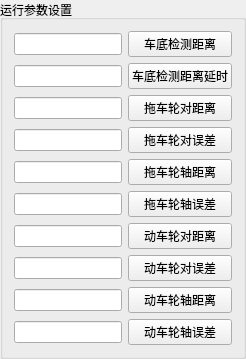
         <widget class="QGroupBox" name="groupBox_10">
          <property name="sizePolicy">
           <sizepolicy hsizetype="Preferred" vsizetype="Preferred">
            <horstretch>0</horstretch>
            <verstretch>0</verstretch>
           </sizepolicy>
          </property>
          <property name="title">
           <string>运行参数设置</string>
          </property>
          <layout class="QGridLayout" name="gridLayout_11">
           <item row="9" column="1">
            <widget class="QPushButton" name="Motor_axle_error">
             <property name="sizePolicy">
              <sizepolicy hsizetype="Preferred" vsizetype="Fixed">
               <horstretch>0</horstretch>
               <verstretch>0</verstretch>
              </sizepolicy>
             </property>
             <property name="text">
              <string>动车轮轴误差</string>
             </property>
             <property name="checkable">
              <bool>false</bool>
             </property>
            </widget>
           </item>
           <item row="5" column="1">
            <widget class="QPushButton" name="Trailer_axle_error">
             <property name="sizePolicy">
              <sizepolicy hsizetype="Preferred" vsizetype="Fixed">
               <horstretch>0</horstretch>
               <verstretch>0</verstretch>
              </sizepolicy>
             </property>
             <property name="text">
              <string>拖车轮轴误差</string>
             </property>
             <property name="checkable">
              <bool>false</bool>
             </property>
            </widget>
           </item>
           <item row="7" column="1">
            <widget class="QPushButton" name="Motor_wheel_distance_error">
             <property name="sizePolicy">
              <sizepolicy hsizetype="Preferred" vsizetype="Fixed">
               <horstretch>0</horstretch>
               <verstretch>0</verstretch>
              </sizepolicy>
             </property>
             <property name="text">
              <string>动车轮对误差</string>
             </property>
             <property name="checkable">
              <bool>false</bool>
             </property>
            </widget>
           </item>
           <item row="6" column="0">
            <widget class="QLineEdit" name="Motor_wheel_distance_2">
             <property name="sizePolicy">
              <sizepolicy hsizetype="Preferred" vsizetype="Fixed">
               <horstretch>0</horstretch>
               <verstretch>0</verstretch>
              </sizepolicy>
             </property>
            </widget>
           </item>
           <item row="1" column="0">
            <widget class="QLineEdit" name="Underbody_detection_distance_delay_2">
             <property name="sizePolicy">
              <sizepolicy hsizetype="Preferred" vsizetype="Fixed">
               <horstretch>0</horstretch>
               <verstretch>0</verstretch>
              </sizepolicy>
             </property>
            </widget>
           </item>
           <item row="8" column="0">
            <widget class="QLineEdit" name="Motor_axle_distance_2">
             <property name="sizePolicy">
              <sizepolicy hsizetype="Preferred" vsizetype="Fixed">
               <horstretch>0</horstretch>
               <verstretch>0</verstretch>
              </sizepolicy>
             </property>
            </widget>
           </item>
           <item row="1" column="1">
            <widget class="QPushButton" name="Underbody_detection_distance_delay">
             <property name="sizePolicy">
              <sizepolicy hsizetype="Preferred" vsizetype="Fixed">
               <horstretch>0</horstretch>
               <verstretch>0</verstretch>
              </sizepolicy>
             </property>
             <property name="text">
              <string>车底检测距离延时</string>
             </property>
             <property name="checkable">
              <bool>false</bool>
             </property>
            </widget>
           </item>
           <item row="2" column="1">
            <widget class="QPushButton" name="Trailer_wheel_distance">
             <property name="sizePolicy">
              <sizepolicy hsizetype="Preferred" vsizetype="Fixed">
               <horstretch>0</horstretch>
               <verstretch>0</verstretch>
              </sizepolicy>
             </property>
             <property name="text">
              <string>拖车轮对距离</string>
             </property>
             <property name="checkable">
              <bool>false</bool>
             </property>
            </widget>
           </item>
           <item row="9" column="0">
            <widget class="QLineEdit" name="Motor_axle_error_2">
             <property name="sizePolicy">
              <sizepolicy hsizetype="Preferred" vsizetype="Fixed">
               <horstretch>0</horstretch>
               <verstretch>0</verstretch>
              </sizepolicy>
             </property>
            </widget>
           </item>
           <item row="0" column="0">
            <widget class="QLineEdit" name="Underbody_detection_distance_2">
             <property name="sizePolicy">
              <sizepolicy hsizetype="Preferred" vsizetype="Fixed">
               <horstretch>0</horstretch>
               <verstretch>0</verstretch>
              </sizepolicy>
             </property>
            </widget>
           </item>
           <item row="6" column="1">
            <widget class="QPushButton" name="Motor_wheel_distance">
             <property name="sizePolicy">
              <sizepolicy hsizetype="Preferred" vsizetype="Fixed">
               <horstretch>0</horstretch>
               <verstretch>0</verstretch>
              </sizepolicy>
             </property>
             <property name="text">
              <string>动车轮对距离</string>
             </property>
             <property name="checkable">
              <bool>false</bool>
             </property>
            </widget>
           </item>
           <item row="0" column="1">
            <widget class="QPushButton" name="Underbody_detection_distance">
             <property name="sizePolicy">
              <sizepolicy hsizetype="Preferred" vsizetype="Fixed">
               <horstretch>0</horstretch>
               <verstretch>0</verstretch>
              </sizepolicy>
             </property>
             <property name="text">
              <string>车底检测距离</string>
             </property>
             <property name="checkable">
              <bool>false</bool>
             </property>
            </widget>
           </item>
           <item row="5" column="0">
            <widget class="QLineEdit" name="Trailer_axle_error_2">
             <property name="sizePolicy">
              <sizepolicy hsizetype="Preferred" vsizetype="Fixed">
               <horstretch>0</horstretch>
               <verstretch>0</verstretch>
              </sizepolicy>
             </property>
            </widget>
           </item>
           <item row="4" column="1">
            <widget class="QPushButton" name="Trailer_axle_distance">
             <property name="sizePolicy">
              <sizepolicy hsizetype="Preferred" vsizetype="Fixed">
               <horstretch>0</horstretch>
               <verstretch>0</verstretch>
              </sizepolicy>
             </property>
             <property name="text">
              <string>拖车轮轴距离</string>
             </property>
             <property name="checkable">
              <bool>false</bool>
             </property>
            </widget>
           </item>
           <item row="8" column="1">
            <widget class="QPushButton" name="Motor_axle_distance">
             <property name="sizePolicy">
              <sizepolicy hsizetype="Preferred" vsizetype="Fixed">
               <horstretch>0</horstretch>
               <verstretch>0</verstretch>
              </sizepolicy>
             </property>
             <property name="text">
              <string>动车轮轴距离</string>
             </property>
             <property name="checkable">
              <bool>false</bool>
             </property>
            </widget>
           </item>
           <item row="7" column="0">
            <widget class="QLineEdit" name="Motor_wheel_distance_error_2">
             <property name="sizePolicy">
              <sizepolicy hsizetype="Preferred" vsizetype="Fixed">
               <horstretch>0</horstretch>
               <verstretch>0</verstretch>
              </sizepolicy>
             </property>
            </widget>
           </item>
           <item row="4" column="0">
            <widget class="QLineEdit" name="Trailer_axle_distance_2">
             <property name="sizePolicy">
              <sizepolicy hsizetype="Preferred" vsizetype="Fixed">
               <horstretch>0</horstretch>
               <verstretch>0</verstretch>
              </sizepolicy>
             </property>
            </widget>
           </item>
           <item row="3" column="0">
            <widget class="QLineEdit" name="Trailer_wheel_error_2">
             <property name="sizePolicy">
              <sizepolicy hsizetype="Preferred" vsizetype="Fixed">
               <horstretch>0</horstretch>
               <verstretch>0</verstretch>
              </sizepolicy>
             </property>
            </widget>
           </item>
           <item row="3" column="1">
            <widget class="QPushButton" name="Trailer_wheel_error">
             <property name="sizePolicy">
              <sizepolicy hsizetype="Preferred" vsizetype="Fixed">
               <horstretch>0</horstretch>
               <verstretch>0</verstretch>
              </sizepolicy>
             </property>
             <property name="text">
              <string>拖车轮对误差</string>
             </property>
             <property name="checkable">
              <bool>false</bool>
             </property>
            </widget>
           </item>
           <item row="2" column="0">
            <widget class="QLineEdit" name="Trailer_wheel_distance_2">
             <property name="sizePolicy">
              <sizepolicy hsizetype="Preferred" vsizetype="Fixed">
               <horstretch>0</horstretch>
               <verstretch>0</verstretch>
              </sizepolicy>
             </property>
            </widget>
           </item>
          </layout>
         </widget>
